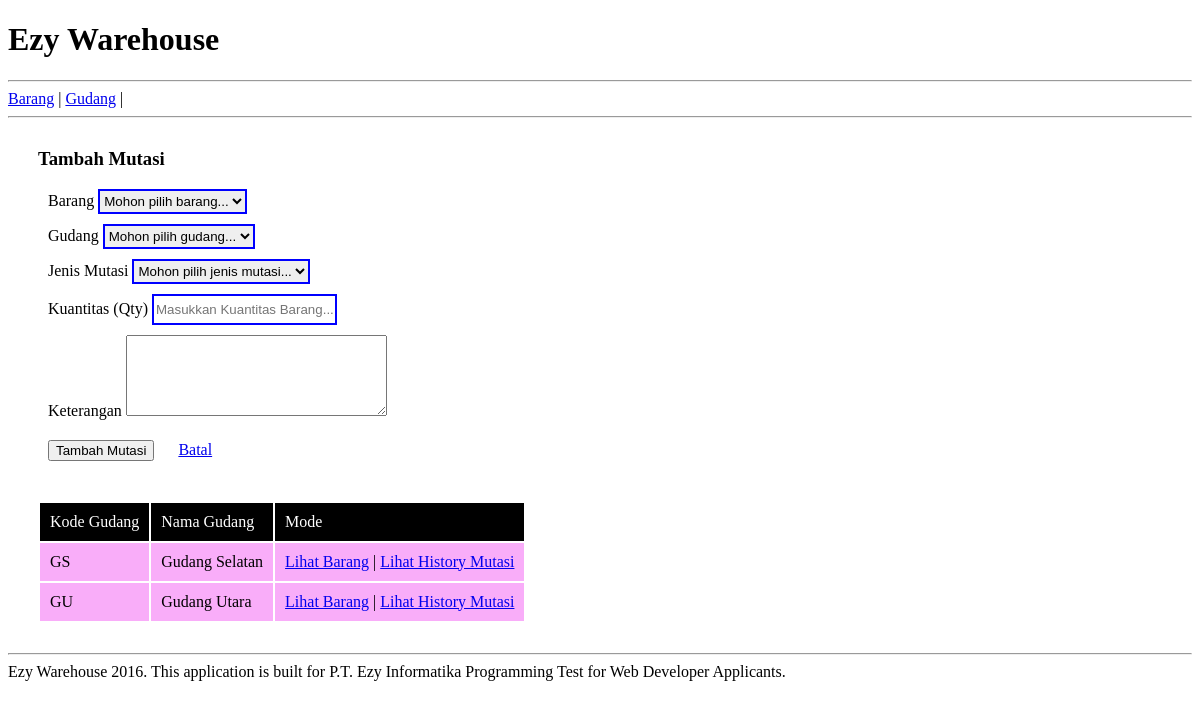
/index.php/warehouse/gudang, run on the app's committed database.
### tables this page shows
CREATE TABLE IF NOT EXISTS `master_gudang` (
  `Kode_Gudang` varchar(3) NOT NULL,
  `Nama_Gudang` varchar(45) NOT NULL,
  PRIMARY KEY (`Kode_Gudang`)
);

### application/controllers/Warehouse.php (called while the page is built, shortened)
<?php
class Warehouse extends CI_Controller{
	public function __construct()
	{
		$this->load->model('barang_model');
		$this->load->model('gudang_model');
	}
	public function gudang()
	{
		$daftar_gudang = $this->gudang_model->get_gudang();
		$content = $this->load->view('warehouse/gudang', array('daftar_gudang'=>$daftar_gudang), true);
		$script = $this->load->view('warehouse/gudang_js', '', true);
		$this->load->view('layout', array('content'=>$content, 'script'=>$script));
	}
}

### index.php (called while the page is built, shortened)
<?php
require_once BASEPATH.'core/CodeIgniter.php';

### application/models/Gudang_model.php (called while the page is built, shortened)
<?php
class Gudang_model extends CI_Model {
	public function get_gudang()
	{
		$query = $this->db->query(' SELECT mg.* FROM master_gudang mg');
		return $query->result();
	}
}
?>

### application/views/warehouse/gudang.php (the view, shortened to what this page needs)
<form class="ezy-form" id="form-add-mutasi">
	<h3>Tambah Mutasi</h3>
	<div class="ezy-input">
		<label>Barang</label>
		<select id="kode_barang" name="kode_barang">
			<option value="">Mohon pilih barang...</option>
		</select>
	</div>
	<div class="ezy-input">
		<label>Gudang</label>
		<select id="kode_gudang" name="kode_gudang">
			<option value="">Mohon pilih gudang...</option>
		</select>
	</div>
	<div class="ezy-input">
		<label>Jenis Mutasi</label>
		<select id="jenis_mutasi" name="jenis_mutasi">
			<option value="">Mohon pilih jenis mutasi...</option>
		</select>
	</div>
	<div class="ezy-input">
		<label>Kuantitas (Qty)</label>
		<input type="text" name="kuantitas" id="kuantitas" value="" placeholder="Masukkan Kuantitas Barang..." />
	</div>
	<div class="ezy-input">
		<label>Keterangan</label>
		<textarea name="keterangan" id="keterangan" rows="5" cols="30"></textarea>
	</div>
	<input  id="btn-submit-add-barang" class="ezy-input" type="submit" value="Tambah Mutasi" />
	<a id="btn-cancel-add-mutasi" href="javascript:void(0);" onclick="changeFormStatus();" class="ezy-input">Batal</a>
</form>
<table class="ezy-table" id="table-gudang">
	<thead>
		<tr>
			<td>Kode Gudang</td>
			<td>Nama Gudang</td>
			<td>Mode</td>
		</tr>
	</thead>
	<tbody>
		<?php foreach ($daftar_gudang as $row) { ?>
		<tr>
			<td><?php echo $row->Kode_Gudang ?></td>
			<td id="nama-gudang-<?php echo $row->Kode_Gudang ?>"><?php echo $row->Nama_Gudang ?></td>
			<td>
				<a href="<?php echo site_url("/warehouse/detail/".$row->Kode_Gudang);?>" >Lihat Barang</a> |
				<a href="<?php echo site_url("/warehouse/history/".$row->Kode_Gudang);?>" >Lihat History Mutasi</a>
			</td>
		</tr>
		<?php } ?>
	</tbody>
</table>

### assets/css/main.css (style rules this page uses)
.ezy-table { margin:30px; }
.ezy-table thead td { padding: 10px; background: black; color: white; }
.ezy-table tbody td { padding: 10px; background: #F9ADF9 ; }
.ezy-form { margin: 30px; }
.ezy-input { margin: 10px; }
.ezy-input input { border: 2px solid blue; height: 25px; }
.ezy-input select { border: 2px solid blue; height: 25px; }

### data on the page
master_gudang: Kode_Gudang "GS", Nama_Gudang "Gudang Selatan"
master_gudang: Kode_Gudang "GU", Nama_Gudang "Gudang Utara"
